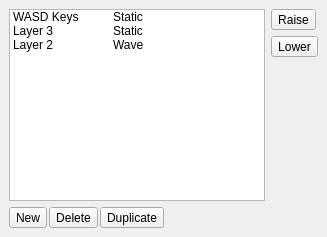
  <widget class="QDockWidget" name="LayersDock">
   <property name="floating">
    <bool>false</bool>
   </property>
   <property name="features">
    <set>QDockWidget::NoDockWidgetFeatures</set>
   </property>
   <property name="windowTitle">
    <string>Layers</string>
   </property>
   <attribute name="dockWidgetArea">
    <number>1</number>
   </attribute>
   <widget class="QWidget" name="Layers">
    <layout class="QVBoxLayout" name="LayersDockLayout">
     <item>
      <widget class="QWidget" name="LayerListContainer" native="true">
       <layout class="QHBoxLayout" name="horizontalLayout_3">
        <property name="leftMargin">
         <number>0</number>
        </property>
        <property name="topMargin">
         <number>0</number>
        </property>
        <property name="rightMargin">
         <number>0</number>
        </property>
        <property name="bottomMargin">
         <number>0</number>
        </property>
        <item>
         <widget class="QTreeWidget" name="LayerTree">
          <property name="focusPolicy">
           <enum>Qt::ClickFocus</enum>
          </property>
          <property name="horizontalScrollBarPolicy">
           <enum>Qt::ScrollBarAlwaysOff</enum>
          </property>
          <property name="showDropIndicator" stdset="0">
           <bool>false</bool>
          </property>
          <property name="dragDropOverwriteMode">
           <bool>false</bool>
          </property>
          <property name="iconSize">
           <size>
            <width>24</width>
            <height>24</height>
           </size>
          </property>
          <property name="rootIsDecorated">
           <bool>false</bool>
          </property>
          <property name="itemsExpandable">
           <bool>false</bool>
          </property>
          <property name="expandsOnDoubleClick">
           <bool>false</bool>
          </property>
          <attribute name="headerVisible">
           <bool>false</bool>
          </attribute>
          <column>
           <property name="text">
            <string extracomment="Column title in effect editor">Layer</string>
           </property>
          </column>
          <column>
           <property name="text">
            <string extracomment="Column title in effect editor">Effect</string>
           </property>
          </column>
          <item>
           <property name="text">
            <string notr="true">WASD Keys</string>
           </property>
           <property name="text">
            <string notr="true">Static</string>
           </property>
          </item>
          <item>
           <property name="text">
            <string notr="true">Layer 3</string>
           </property>
           <property name="text">
            <string notr="true">Static</string>
           </property>
          </item>
          <item>
           <property name="text">
            <string notr="true">Layer 2</string>
           </property>
           <property name="text">
            <string notr="true">Wave</string>
           </property>
          </item>
         </widget>
        </item>
        <item>
         <widget class="QWidget" name="LayerButtonsRight" native="true">
          <layout class="QVBoxLayout" name="verticalLayout_4">
           <property name="leftMargin">
            <number>0</number>
           </property>
           <property name="topMargin">
            <number>0</number>
           </property>
           <property name="rightMargin">
            <number>0</number>
           </property>
           <property name="bottomMargin">
            <number>0</number>
           </property>
           <item>
            <widget class="QToolButton" name="LayerMoveUp">
             <property name="toolTip">
              <string extracomment="Appears as a tooltip or in the status bar when hovered">Raise the layer in the stack</string>
             </property>
             <property name="statusTip">
              <string extracomment="Appears as a tooltip or in the status bar when hovered">Raise the layer in the stack</string>
             </property>
             <property name="text">
              <string>Raise</string>
             </property>
             <property name="icon">
              <iconset theme="layer-raise">
               <normaloff>.</normaloff>.</iconset>
             </property>
             <property name="toolButtonStyle">
              <enum>Qt::ToolButtonIconOnly</enum>
             </property>
             <property name="arrowType">
              <enum>Qt::NoArrow</enum>
             </property>
            </widget>
           </item>
           <item>
            <widget class="QToolButton" name="LayerMoveDown">
             <property name="toolTip">
              <string extracomment="Appears as a tooltip or in the status bar when hovered">Lower the layer in the stack</string>
             </property>
             <property name="statusTip">
              <string extracomment="Appears as a tooltip or in the status bar when hovered">Lower the layer in the stack</string>
             </property>
             <property name="text">
              <string>Lower</string>
             </property>
             <property name="icon">
              <iconset theme="layer-lower">
               <normaloff>.</normaloff>.</iconset>
             </property>
             <property name="toolButtonStyle">
              <enum>Qt::ToolButtonIconOnly</enum>
             </property>
             <property name="arrowType">
              <enum>Qt::NoArrow</enum>
             </property>
            </widget>
           </item>
           <item>
            <spacer name="verticalSpacer">
             <property name="orientation">
              <enum>Qt::Vertical</enum>
             </property>
             <property name="sizeHint" stdset="0">
              <size>
               <width>20</width>
               <height>40</height>
              </size>
             </property>
            </spacer>
           </item>
          </layout>
         </widget>
        </item>
       </layout>
      </widget>
     </item>
     <item>
      <widget class="QWidget" name="LayerButtonsLeft" native="true">
       <layout class="QHBoxLayout" name="horizontalLayout">
        <property name="spacing">
         <number>2</number>
        </property>
        <property name="leftMargin">
         <number>0</number>
        </property>
        <property name="topMargin">
         <number>0</number>
        </property>
        <property name="rightMargin">
         <number>0</number>
        </property>
        <property name="bottomMargin">
         <number>0</number>
        </property>
        <item>
         <widget class="QToolButton" name="LayerNew">
          <property name="toolTip">
           <string extracomment="Appears as a tooltip or in the status bar when hovered">Create a new layer in the stack</string>
          </property>
          <property name="statusTip">
           <string extracomment="Appears as a tooltip or in the status bar when hovered">Create a new layer in the stack</string>
          </property>
          <property name="text">
           <string>New</string>
          </property>
          <property name="icon">
           <iconset theme="list-add">
            <normaloff>.</normaloff>.</iconset>
          </property>
          <property name="toolButtonStyle">
           <enum>Qt::ToolButtonIconOnly</enum>
          </property>
         </widget>
        </item>
        <item>
         <widget class="QToolButton" name="LayerDelete">
          <property name="toolTip">
           <string extracomment="Appears as a tooltip or in the status bar when hovered">Delete the selected layer</string>
          </property>
          <property name="statusTip">
           <string extracomment="Appears as a tooltip or in the status bar when hovered">Delete the selected layer</string>
          </property>
          <property name="text">
           <string>Delete</string>
          </property>
          <property name="icon">
           <iconset theme="delete">
            <normaloff>.</normaloff>.</iconset>
          </property>
         </widget>
        </item>
        <item>
         <widget class="QToolButton" name="LayerDuplicate">
          <property name="toolTip">
           <string extracomment="Appears as a tooltip or in the status bar when hovered">Duplicate the selected layer</string>
          </property>
          <property name="statusTip">
           <string extracomment="Appears as a tooltip or in the status bar when hovered">Duplicate the selected layer</string>
          </property>
          <property name="text">
           <string>Duplicate</string>
          </property>
          <property name="icon">
           <iconset theme="document-duplicate">
            <normaloff>.</normaloff>.</iconset>
          </property>
         </widget>
        </item>
        <item>
         <spacer name="LayerSpacer">
          <property name="orientation">
           <enum>Qt::Horizontal</enum>
          </property>
          <property name="sizeHint" stdset="0">
           <size>
            <width>40</width>
            <height>20</height>
           </size>
          </property>
         </spacer>
        </item>
       </layout>
      </widget>
     </item>
    </layout>
   </widget>
  </widget>
